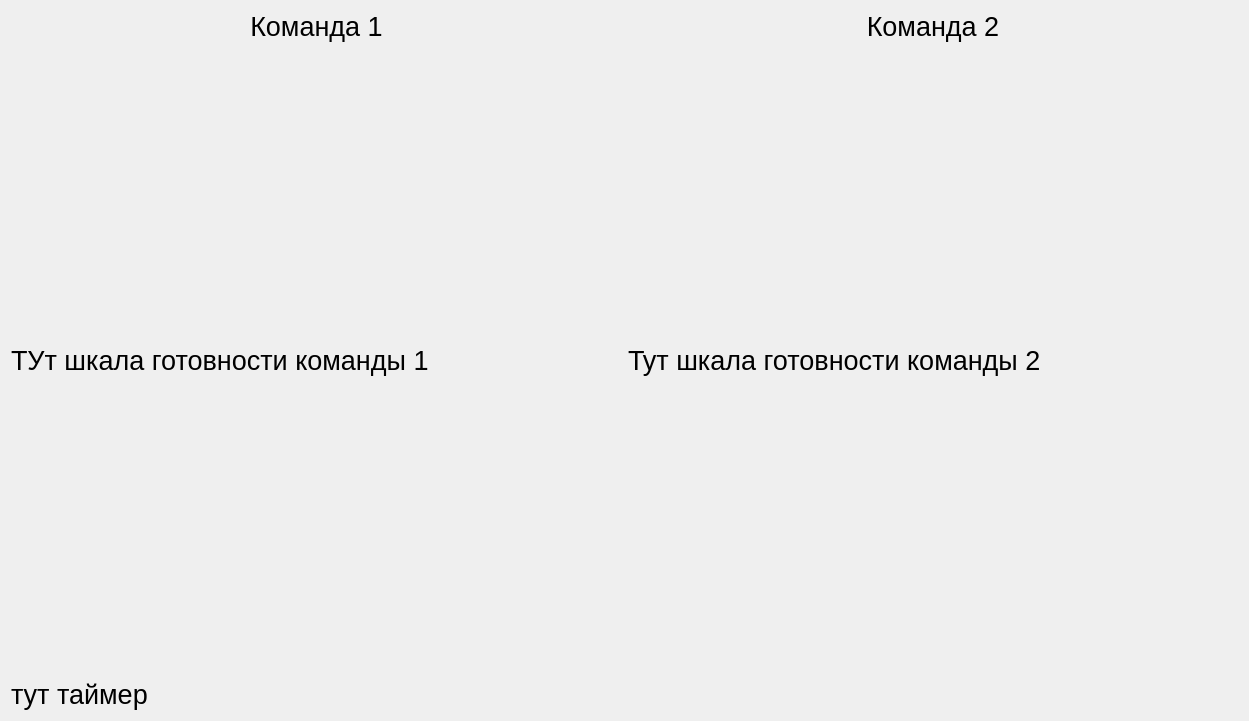
<?xml version="1.0" encoding="UTF-8"?>
<ui version="4.0">
 <class>hostFirstPartGame</class>
 <widget class="QWidget" name="hostFirstPartGame">
  <property name="geometry">
   <rect>
    <x>0</x>
    <y>0</y>
    <width>1249</width>
    <height>721</height>
   </rect>
  </property>
  <property name="windowTitle">
   <string>Form</string>
  </property>
  <layout class="QGridLayout" name="gridLayout">
   <item row="0" column="1">
    <layout class="QVBoxLayout" name="verticalLayout_7">
     <item>
      <widget class="QLabel" name="label_5">
       <property name="font">
        <font>
         <pointsize>20</pointsize>
        </font>
       </property>
       <property name="text">
        <string>Команда 2</string>
       </property>
       <property name="alignment">
        <set>Qt::AlignCenter</set>
       </property>
      </widget>
     </item>
     <item>
      <spacer name="verticalSpacer_4">
       <property name="orientation">
        <enum>Qt::Vertical</enum>
       </property>
       <property name="sizeHint" stdset="0">
        <size>
         <width>20</width>
         <height>40</height>
        </size>
       </property>
      </spacer>
     </item>
     <item>
      <widget class="QLabel" name="label_4">
       <property name="font">
        <font>
         <pointsize>20</pointsize>
        </font>
       </property>
       <property name="text">
        <string>Тут шкала готовности команды 2</string>
       </property>
      </widget>
     </item>
     <item>
      <spacer name="verticalSpacer_2">
       <property name="orientation">
        <enum>Qt::Vertical</enum>
       </property>
       <property name="sizeHint" stdset="0">
        <size>
         <width>20</width>
         <height>40</height>
        </size>
       </property>
      </spacer>
     </item>
     <item>
      <widget class="QLabel" name="label_6">
       <property name="font">
        <font>
         <pointsize>20</pointsize>
        </font>
       </property>
       <property name="text">
        <string/>
       </property>
      </widget>
     </item>
    </layout>
   </item>
   <item row="0" column="0">
    <layout class="QVBoxLayout" name="verticalLayout_8">
     <item>
      <widget class="QLabel" name="label">
       <property name="sizePolicy">
        <sizepolicy hsizetype="Ignored" vsizetype="Preferred">
         <horstretch>0</horstretch>
         <verstretch>0</verstretch>
        </sizepolicy>
       </property>
       <property name="font">
        <font>
         <pointsize>20</pointsize>
         <kerning>false</kerning>
        </font>
       </property>
       <property name="layoutDirection">
        <enum>Qt::LeftToRight</enum>
       </property>
       <property name="text">
        <string>Команда 1</string>
       </property>
       <property name="alignment">
        <set>Qt::AlignCenter</set>
       </property>
      </widget>
     </item>
     <item>
      <spacer name="verticalSpacer_3">
       <property name="orientation">
        <enum>Qt::Vertical</enum>
       </property>
       <property name="sizeHint" stdset="0">
        <size>
         <width>20</width>
         <height>40</height>
        </size>
       </property>
      </spacer>
     </item>
     <item>
      <widget class="QLabel" name="label_2">
       <property name="font">
        <font>
         <pointsize>20</pointsize>
        </font>
       </property>
       <property name="text">
        <string>ТУт шкала готовности команды 1</string>
       </property>
      </widget>
     </item>
     <item>
      <spacer name="verticalSpacer">
       <property name="font">
        <font>
         <pointsize>20</pointsize>
        </font>
       </property>
       <property name="orientation">
        <enum>Qt::Vertical</enum>
       </property>
       <property name="sizeHint" stdset="0">
        <size>
         <width>20</width>
         <height>40</height>
        </size>
       </property>
      </spacer>
     </item>
     <item>
      <widget class="QLabel" name="label_3">
       <property name="font">
        <font>
         <pointsize>20</pointsize>
        </font>
       </property>
       <property name="text">
        <string>тут таймер</string>
       </property>
      </widget>
     </item>
    </layout>
   </item>
  </layout>
 </widget>
 <resources/>
 <connections/>
</ui>
